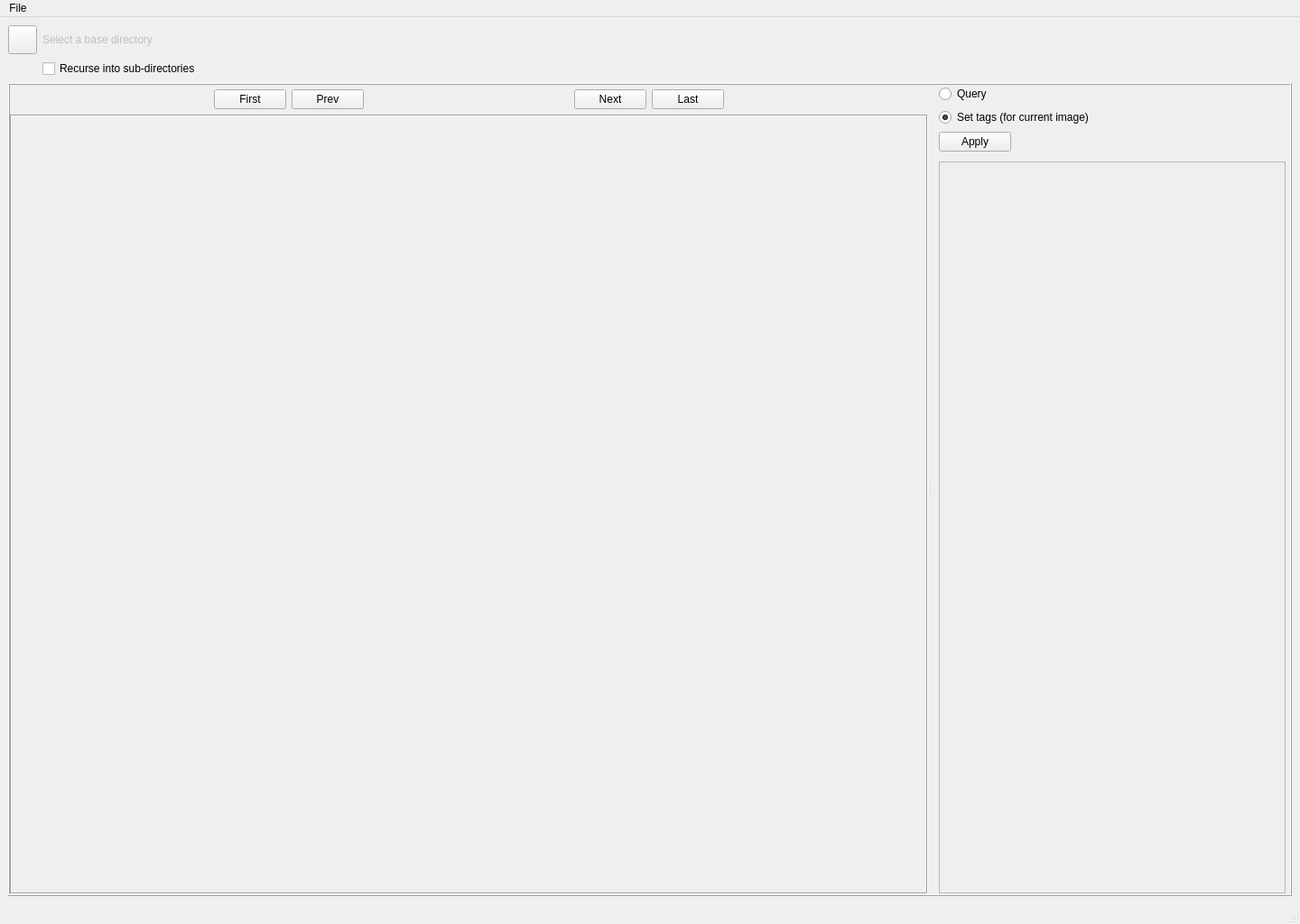
<?xml version="1.0" encoding="UTF-8"?>
<ui version="4.0">
 <class>MyTMSUUI_MainWindow</class>
 <widget class="QMainWindow" name="MyTMSUUI_MainWindow">
  <property name="geometry">
   <rect>
    <x>0</x>
    <y>0</y>
    <width>1440</width>
    <height>1024</height>
   </rect>
  </property>
  <property name="windowTitle">
   <string>My TMSU UI</string>
  </property>
  <widget class="QWidget" name="myCentralWidget">
   <layout class="QVBoxLayout" name="verticalLayout">
    <item>
     <layout class="QGridLayout" name="myTopAreaGridLayout">
      <item row="0" column="0">
       <widget class="QPushButton" name="mySelectBaseDirBtn">
        <property name="sizePolicy">
         <sizepolicy hsizetype="Fixed" vsizetype="Fixed">
          <horstretch>0</horstretch>
          <verstretch>0</verstretch>
         </sizepolicy>
        </property>
        <property name="minimumSize">
         <size>
          <width>32</width>
          <height>32</height>
         </size>
        </property>
        <property name="maximumSize">
         <size>
          <width>32</width>
          <height>32</height>
         </size>
        </property>
        <property name="text">
         <string/>
        </property>
        <property name="icon">
         <iconset theme="folder"/>
        </property>
        <property name="iconSize">
         <size>
          <width>16</width>
          <height>16</height>
         </size>
        </property>
       </widget>
      </item>
      <item row="0" column="1">
       <widget class="QLabel" name="mySelectedBaseDirLabel">
        <property name="enabled">
         <bool>false</bool>
        </property>
        <property name="sizePolicy">
         <sizepolicy hsizetype="Preferred" vsizetype="Fixed">
          <horstretch>0</horstretch>
          <verstretch>0</verstretch>
         </sizepolicy>
        </property>
        <property name="maximumSize">
         <size>
          <width>16777215</width>
          <height>32</height>
         </size>
        </property>
        <property name="text">
         <string>Select a base directory</string>
        </property>
       </widget>
      </item>
      <item row="1" column="1">
       <widget class="QCheckBox" name="myRecurseCheckbox">
        <property name="maximumSize">
         <size>
          <width>16777215</width>
          <height>32</height>
         </size>
        </property>
        <property name="styleSheet">
         <string notr="true">QCheckBox::indicator:unchecked {image: url(:cb/img/cb_unchecked_grey.png);}
QCheckBox::indicator:checked {image: url(:cb/img/cb_checked_blue.png);}</string>
        </property>
        <property name="text">
         <string>Recurse into sub-directories</string>
        </property>
       </widget>
      </item>
     </layout>
    </item>
    <item>
     <widget class="QSplitter" name="mySplitter">
      <property name="sizePolicy">
       <sizepolicy hsizetype="Expanding" vsizetype="MinimumExpanding">
        <horstretch>0</horstretch>
        <verstretch>0</verstretch>
       </sizepolicy>
      </property>
      <property name="frameShape">
       <enum>QFrame::Box</enum>
      </property>
      <property name="frameShadow">
       <enum>QFrame::Raised</enum>
      </property>
      <property name="orientation">
       <enum>Qt::Horizontal</enum>
      </property>
      <widget class="QWidget" name="layoutWidget">
       <layout class="QVBoxLayout" name="myLeftAreaVLayout">
        <property name="topMargin">
         <number>5</number>
        </property>
        <item>
         <layout class="QHBoxLayout" name="myNavButtonsHLayout">
          <item>
           <spacer name="myNavButtonsLeftHSpacer">
            <property name="orientation">
             <enum>Qt::Horizontal</enum>
            </property>
            <property name="sizeHint" stdset="0">
             <size>
              <width>40</width>
              <height>20</height>
             </size>
            </property>
           </spacer>
          </item>
          <item>
           <widget class="QPushButton" name="myFirstImgButton">
            <property name="text">
             <string>First</string>
            </property>
            <property name="icon">
             <iconset theme="go-first"/>
            </property>
           </widget>
          </item>
          <item>
           <widget class="QPushButton" name="myPrevImgButton">
            <property name="text">
             <string>Prev</string>
            </property>
            <property name="icon">
             <iconset theme="go-previous"/>
            </property>
           </widget>
          </item>
          <item>
           <spacer name="myNavButtonsMiddleHSpacer">
            <property name="orientation">
             <enum>Qt::Horizontal</enum>
            </property>
            <property name="sizeHint" stdset="0">
             <size>
              <width>40</width>
              <height>20</height>
             </size>
            </property>
           </spacer>
          </item>
          <item>
           <widget class="QPushButton" name="myNextImgButton">
            <property name="text">
             <string>Next</string>
            </property>
            <property name="icon">
             <iconset theme="go-next"/>
            </property>
           </widget>
          </item>
          <item>
           <widget class="QPushButton" name="myLastImgButton">
            <property name="text">
             <string>Last</string>
            </property>
            <property name="icon">
             <iconset theme="go-last"/>
            </property>
           </widget>
          </item>
          <item>
           <spacer name="myNavButtonsRightHSpacer">
            <property name="orientation">
             <enum>Qt::Horizontal</enum>
            </property>
            <property name="sizeHint" stdset="0">
             <size>
              <width>40</width>
              <height>20</height>
             </size>
            </property>
           </spacer>
          </item>
         </layout>
        </item>
        <item>
         <widget class="QLabel" name="myImageWidget">
          <property name="sizePolicy">
           <sizepolicy hsizetype="Expanding" vsizetype="Expanding">
            <horstretch>0</horstretch>
            <verstretch>0</verstretch>
           </sizepolicy>
          </property>
          <property name="frameShape">
           <enum>QFrame::Box</enum>
          </property>
          <property name="frameShadow">
           <enum>QFrame::Sunken</enum>
          </property>
          <property name="text">
           <string/>
          </property>
         </widget>
        </item>
       </layout>
      </widget>
      <widget class="QWidget" name="layoutWidget">
       <layout class="QVBoxLayout" name="myRightAreaVLayout">
        <property name="leftMargin">
         <number>8</number>
        </property>
        <item>
         <widget class="QRadioButton" name="myQueryRadioButton">
          <property name="styleSheet">
           <string notr="true">QRadioButton::indicator:unchecked{image: url(:radio/img/radio_unchecked_grey.png);}
QRadioButton::indicator:checked{image: url(:radio/img/radio_checked_blue.png);}</string>
          </property>
          <property name="text">
           <string>Query</string>
          </property>
         </widget>
        </item>
        <item>
         <widget class="QRadioButton" name="mySetTagsRadioButton">
          <property name="styleSheet">
           <string notr="true">QRadioButton::indicator:unchecked{image: url(:radio/img/radio_unchecked_grey.png);}
QRadioButton::indicator:checked{image: url(:radio/img/radio_checked_blue.png);}</string>
          </property>
          <property name="text">
           <string>Set tags (for current image)</string>
          </property>
          <property name="checked">
           <bool>true</bool>
          </property>
         </widget>
        </item>
        <item>
         <widget class="QPushButton" name="myApplyButton">
          <property name="sizePolicy">
           <sizepolicy hsizetype="Preferred" vsizetype="Fixed">
            <horstretch>0</horstretch>
            <verstretch>0</verstretch>
           </sizepolicy>
          </property>
          <property name="maximumSize">
           <size>
            <width>80</width>
            <height>16777215</height>
           </size>
          </property>
          <property name="text">
           <string>Apply</string>
          </property>
         </widget>
        </item>
        <item>
         <widget class="QScrollArea" name="myTagsScrollArea">
          <property name="styleSheet">
           <string notr="true">margin-top: 5px; margin-right: 5px; margin-bottom: 1px;</string>
          </property>
          <property name="horizontalScrollBarPolicy">
           <enum>Qt::ScrollBarAsNeeded</enum>
          </property>
          <property name="widgetResizable">
           <bool>true</bool>
          </property>
          <property name="alignment">
           <set>Qt::AlignLeading|Qt::AlignLeft|Qt::AlignTop</set>
          </property>
          <widget class="QWidget" name="scrollAreaWidgetContents">
           <property name="geometry">
            <rect>
             <x>0</x>
             <y>0</y>
             <width>448</width>
             <height>771</height>
            </rect>
           </property>
          </widget>
         </widget>
        </item>
       </layout>
      </widget>
     </widget>
    </item>
   </layout>
  </widget>
  <widget class="QMenuBar" name="myMenuBar">
   <property name="geometry">
    <rect>
     <x>0</x>
     <y>0</y>
     <width>1440</width>
     <height>27</height>
    </rect>
   </property>
   <widget class="QMenu" name="myFileMenu">
    <property name="title">
     <string>File</string>
    </property>
    <addaction name="mySelectBaseDirAction"/>
    <addaction name="myQuitAction"/>
   </widget>
   <addaction name="myFileMenu"/>
  </widget>
  <widget class="QStatusBar" name="myStatusBar">
   <property name="styleSheet">
    <string notr="true"/>
   </property>
  </widget>
  <action name="mySelectBaseDirAction">
   <property name="icon">
    <iconset theme="folder"/>
   </property>
   <property name="text">
    <string>Select Base Dir</string>
   </property>
   <property name="toolTip">
    <string>Select base directory</string>
   </property>
   <property name="statusTip">
    <string>Select base directory</string>
   </property>
   <property name="shortcut">
    <string>Ctrl+D</string>
   </property>
  </action>
  <action name="myQuitAction">
   <property name="text">
    <string>Quit</string>
   </property>
   <property name="toolTip">
    <string>Quit the application</string>
   </property>
   <property name="statusTip">
    <string>Quit the application</string>
   </property>
   <property name="shortcut">
    <string>Ctrl+Q</string>
   </property>
  </action>
 </widget>
 <resources>
  <include location="resources.qrc"/>
 </resources>
 <connections/>
</ui>
